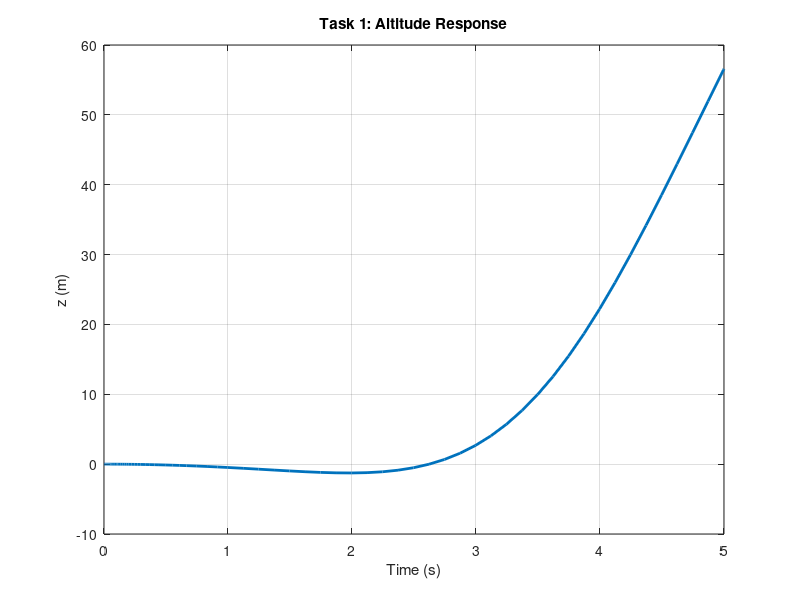
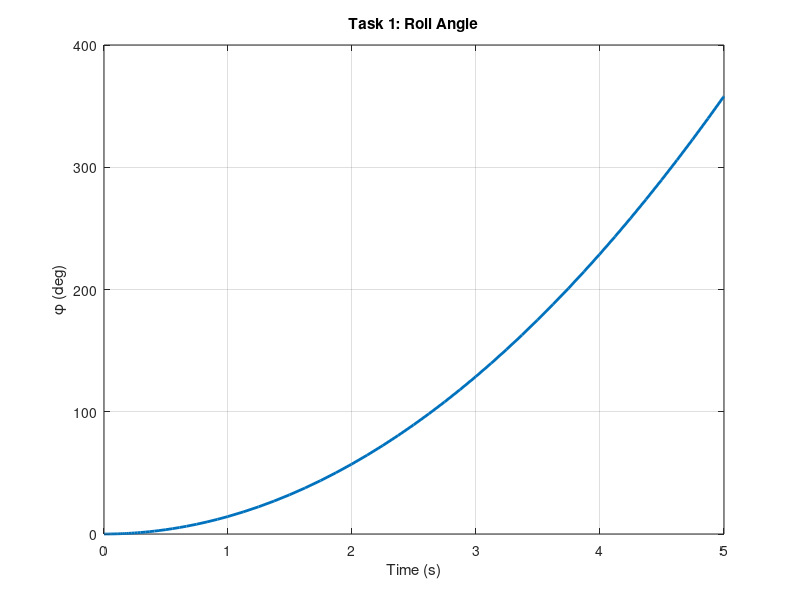
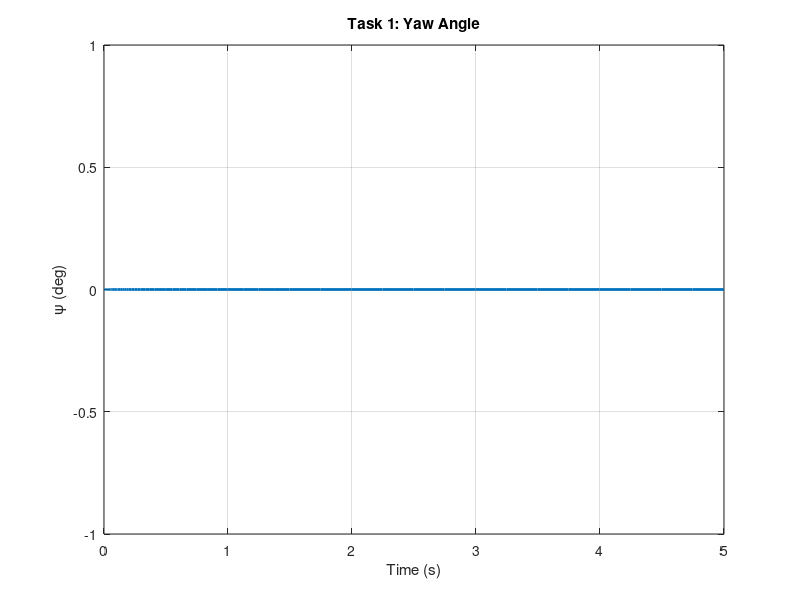
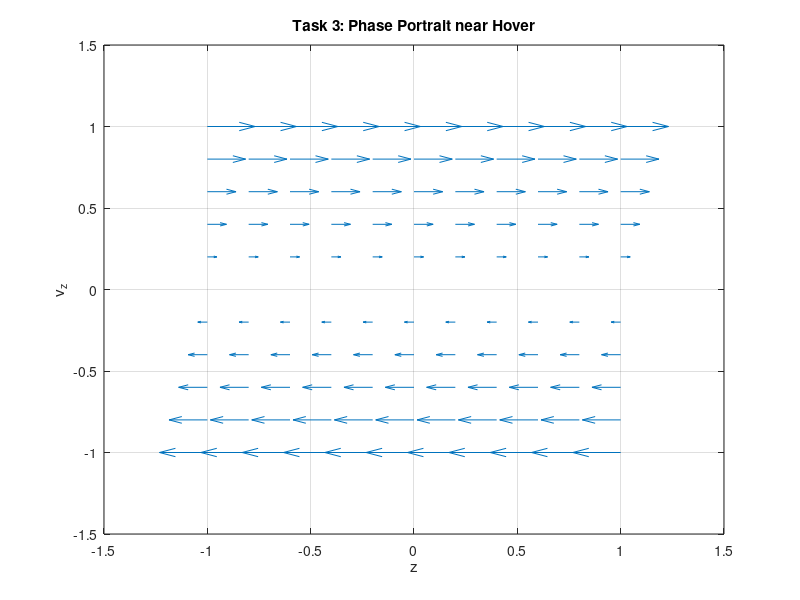

MATLAB code for these plots, in order:
function SYS = system_model(runTasks)
% =====================================================
% MAIN FILE – QUADROTOR SYSTEM MODEL (TASK 1–3)
% =====================================================
clc; close all;
if nargin==0
    runTasks = true;
end

% --------------------
% Load parameters
% --------------------
P = quad_params();

% --------------------
% Store system info for later tasks
% --------------------
SYS.P = P;
SYS.f = @(x,u) quad_dynamics(x,u,P);

% --------------------
% Run tasks
% --------------------
disp('Running Task 1 ...')
quadrotor_task1(P,runTasks);

disp('Running Task 2 ...')
SYS.constraints = quadrotor_task2_constraints(P);

disp('Running Task 3 ...')
SYS.operating_points = quadrotor_task3_operating_points(P,runTasks);
end
% =====================================================
% PARAMETERS DEFINING
% =====================================================
function P = quad_params()
P.m  = 1;
P.g  = 9.81;
P.L  = 0.2;
P.Ix = 0.02;
P.Iy = 0.02;
P.Iz = 0.04;
end

% =====================================================
% TASK 1 – NONLINEAR MODELING & SIMULATION
% =====================================================
function quadrotor_task1(P,fig)

x0 = zeros(12,1);

% slightly excite system so plots are NOT zero
u = [1.1*P.m*P.g; 0.05; 0; 0];

tspan = [0 5];
[t, x] = ode45(@(t,x) quad_dynamics(x,u,P), tspan, x0);
if fig==true 
    figure;
plot(t, x(:,3),'LineWidth',2)
xlabel('Time (s)')
ylabel('z (m)')
title('Task 1: Altitude Response')
grid on

figure;
plot(t, x(:,4)*180/pi,'LineWidth',2)
xlabel('Time (s)')
ylabel('\phi (deg)')
title('Task 1: Roll Angle')
grid on

figure;
plot(t, x(:,6)*180/pi,'LineWidth',2)
xlabel('Time (s)')
ylabel('\psi (deg)')
title('Task 1: Yaw Angle')
grid on

end
end

% =====================================================
% TASK 2 – CONSTRAINTS
% =====================================================
function C = quadrotor_task2_constraints(P)

C.U.min = [0; -0.2; -0.2; -0.1];
C.U.max = [2*P.m*P.g; 0.2; 0.2; 0.1];

C.Y.min = [-10; -10; 0; -30*pi/180; -30*pi/180; -pi];
C.Y.max = [ 10;  10;10;  30*pi/180;  30*pi/180;  pi];

C.X.min = [-10;-10;0; -30*pi/180;-30*pi/180;-pi; -5;-5;-3; -5;-5;-3];
C.X.max = [ 10; 10;10;  30*pi/180; 30*pi/180; pi;  5; 5; 3;  5; 5; 3];

disp('=== TASK 2 LOADED ===')
disp('Input, output and state constraints defined')

end

% =====================================================
% TASK 3 – OPERATING POINTS
% =====================================================
function OP = quadrotor_task3_operating_points(P,fig)

% --------------------
% Hover equilibrium
% --------------------
OP.hover.xe = zeros(12,1);
OP.hover.ue = [P.m*P.g; 0; 0; 0];

% --------------------
% Vertical climb equilibrium
% --------------------
OP.climb.xe = zeros(12,1);
OP.climb.xe(9) = 1;
OP.climb.ue = OP.hover.ue;

% --------------------
% Verify equilibria
% --------------------
xdot_hover = quad_dynamics(OP.hover.xe, OP.hover.ue, P);
xdot_climb = quad_dynamics(OP.climb.xe, OP.climb.ue, P);
if fig
    disp('xdot at hover:'); disp(xdot_hover')
    disp('xdot at climb:'); disp(xdot_climb')
end
% --------------------
% Phase portrait (z, vz)
% --------------------
[z,vz] = meshgrid(-1:0.2:1,-1:0.2:1);
dz  = vz;
dvz = P.g - OP.hover.ue(1)/P.m;
if fig
    figure;
    quiver(z,vz,dz,dvz*ones(size(dz)))
    xlabel('z'); ylabel('v_z')
    title('Task 3: Phase Portrait near Hover')
    grid on
end


end

% =====================================================
% NONLINEAR QUADROTOR DYNAMICS
% =====================================================
function xdot = quad_dynamics(x,u,P)

phi   = x(4); 
theta = x(5); 
psi   = x(6);

vx = x(7); 
vy = x(8); 
vz = x(9);

p = x(10); 
q = x(11); 
r = x(12);

u1 = u(1); 
u2 = u(2); 
u3 = u(3); 
u4 = u(4);

% Translational accelerations
ax = -(cos(phi)*sin(theta)*cos(psi) + sin(phi)*sin(psi))*(u1/P.m);
ay = -(cos(phi)*sin(theta)*sin(psi) - sin(phi)*cos(psi))*(u1/P.m);
az = P.g - cos(phi)*cos(theta)*(u1/P.m);

% Rotational accelerations
pd = q*r*(P.Iy-P.Iz)/P.Ix + (P.L/P.Ix)*u2;
qd = p*r*(P.Iz-P.Ix)/P.Iy + (P.L/P.Iy)*u3;
rd = p*q*(P.Ix-P.Iy)/P.Iz + u4/P.Iz;

% State derivative
xdot = [vx; vy; vz; ...
        p; q; r; ...
        ax; ay; az; ...
        pd; qd; rd];
end
